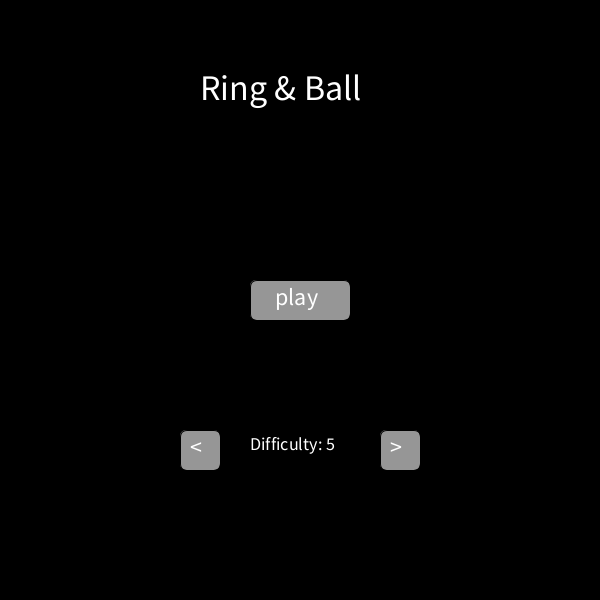
Frame 1 (no input)
Frame 60 (the mouse pressed at the canvas centre just before this capture): identical to frame 1, image omitted
Frame 120 (the mouse held since frame 60 and released just before this capture): blank canvas, image omitted

The Processing sketch that drew this single still picture (run headless with seeded random() and noise(); from frame 60 on, the mouse is pressed at the canvas centre):

// Processing sketch: RingAndBall
// ── RingAndBall.pde
/* Ring and Ball: A simple experimental game
* Click to form a shortly growing ring which can be used push the ball
* Avoid red obstacles
* Get the highest score
*/

Ring ring;
Ball b; 

Obstacle o[] = new Obstacle[10];

//UI buttons
Button playButton;
Button increaseDif;
Button decreaseDif;
Button backToHome;

//how many obstacles
int difficulty = 5;

//counter variables
int score = 0;
int gameCount = 0;

//is the player still alive
boolean isAlive;
//is the player on the home screen
boolean onHomeScreen;
//ensure single clicks on difficulty counter
boolean wasClicked;

void setup() {
  //reset booleans
  isAlive = false;
  onHomeScreen = true;
  wasClicked = false;
  
  //create canvas
  size(600,600);
  background(0);
  
  //create objects
  ring = new Ring();
  b = new Ball();
  for (int i=0; i<o.length; i++) {
    o[i] = new Obstacle();
  }
  playButton = new Button(width/2, height/2, 100, 40, "play");
  increaseDif = new Button(width/2 + 100, height/2 + 150, 40, 40, ">");
  decreaseDif = new Button(width/2 - 100, height/2 + 150, 40, 40, "<");
  backToHome = new Button(width/2, height/2+150, 100, 40, "home");

}

void draw() {
  //if the game is playing
  if (isAlive) {
    background(0);
  
    //show score text
    textSize(18);
    fill(255);
    text(score, 20, 20);
  
    //update the ring
    ring.update();
    //update the ball
    b.update();
  
    //some grace time at the beginning
    if (gameCount > 150) {
      
      for (int i=0; i<difficulty; i++) {
        o[i].update();
      }
      
     //increase the score every 50 frame counts
    if (gameCount % 50 == 0) score++;
    }
  
    gameCount++;
   
  //if the game was ended and is on the "death" screen
  } else if (!onHomeScreen) {
    //show the play and home buttons
    playButton.update();
    backToHome.update();
    
    if (playButton.isPressed()) {
      //reset objects
      b.spawn();
      ring.isShowing = false;
      for (int i=0; i<o.length; i++) {
        o[i].spawn();
      }
      
      //start the game
      isAlive = true;
    }
      
    if (backToHome.isPressed()) {
      //go to home screen
      onHomeScreen = true;
    }
      
    //reset count and score
    gameCount = 0;
    score = 0;
  
  //if on the home screen
  } else {
    //show play and difficulty buttons
    background(0);
    playButton.update();
    increaseDif.update();
    decreaseDif.update();
    //show other UI elements
    textSize(18);
    fill(255);
    text("Difficulty: " + difficulty, width/2 - 50, 150 + height/2);
    textSize(36);
    fill(255);
    text("Ring & Ball", width/2 - 100, 100);
    
    if (playButton.isPressed()) {
      //reset objects
      b.spawn();
      ring.isShowing = false;
      for (int i=0; i<o.length; i++) {
        o[i].spawn();
      }
      //start game
      onHomeScreen = false;
      isAlive = true;
    }
    
    //increase difficulty by one per click (press and release)
    if (increaseDif.isPressed() && difficulty < 10 && !wasClicked) {
      difficulty++;
      wasClicked = true;
    }
    //decrease difficulty by one per click (press and release)
    if (decreaseDif.isPressed() && difficulty > 2 && !wasClicked) {
      difficulty--;
      wasClicked = true;
    }
  }
}

//ensure only one action per click
void mouseReleased() {
  wasClicked = false;
}

// ── Ball.pde
class Ball {
  //position variables
  float x;
  float y;
  
  //velocity variables
  float dx;
  float dy;
  
  //ball radius
  float r = 5;
  
  //velocity loss (deceleration)
  float frictionLoss = 0.95;
  
  Ball() {
    spawn();
  }
  
  //reset ball
  void spawn() {
     x = width/2;
    y = height/2;
    dx = 0;
    dy = 0;
  }
  
  //draw circle
  void show() {
    stroke(0);
    fill(255);
    ellipse(x, y, 2*r, 2*r);
  }
  
  void update() { 
    
    //reduce velocity
    dx *= frictionLoss;
    dy *= frictionLoss;
    
    //bounce off of left and right edges
    if (x - r < 0 || x + r > width) {
      dx = -dx;
    }
    //bounce off of top and bottom edges
    if (y - r < 0 || y + r > height) {
      dy = -dy;
    }
    
    //change position by velocities
    x += dx;
    y += dy;
    
    show();
    
    //check for collision between ring and ball
    if (Math.sqrt((x-ring.x)*(x-ring.x)+(y-ring.y)*(y-ring.y)) <= ring.r + r && ring.isShowing) {
      //have velocity be in the proper direction but proportional to the ring speed
      dx = (x-ring.x) * ring.dr*ring.dr/150;
      dy = (y-ring.y)* ring.dr*ring.dr/150;
    } 
    

  }
  
}

// ── Button.pde
class Button {
  //size variables
  float w;
  float h;
  
  //position variables of center of button
  float x;
  float y;
  
  //button display text
  String text;
  
  Button(float x, float y, float w, float h) {
    this.w = w;
    this.h = h;
    this.x = x;
    this.y = y;
    text = "";
  }
  
  Button(float x, float y, float w, float h, String text) {
    this.w = w;
    this.h = h;
    this.x = x;
    this.y = y;
    this.text = text;
  }
  
  void update() {
    //change color of button on mouse hover
    if (mouseX < x + w/2 && mouseX > x - w/2 && mouseY < y+h/2 && mouseY > y -h/2) {
      fill(100);
    } else {
      fill(150);
    }
    
    //draw a rectangle with conversion of center position to corner position
    rect(x-w/2, y-h/2, w, h, 7);
    textSize(24);
    fill(255);
    text(text, x - w/4, y+5);
  }
  
  //is the mouse in the area of the rectangle and was the mouse pressed
  boolean isPressed() {
    return mouseX < x + w/2 && mouseX > x - w/2 && mouseY < y+h/2 && mouseY > y -h/2 && mousePressed;
  }
}

// ── Obstacle.pde
class Obstacle {
  //position variables
  float x;
  float y;
  
  //radius
  float r = 10;
  
  //velocity variables
  float dx;
  float dy;
      
  Obstacle() {
    spawn();
  }
  
  
  void spawn() {
    //fair randomizer for vertical or horizontal obstacle
    float dir = Math.round(random(-0.5,3.5));

    if ( dir == 0) {
      x = 0;
      y = random(0, height);
      dx = random(1, 15);
      dy = 0;
    } else if ( dir == 1){
      y = 0;
      x = random(0, width);
      dx = 0;
      dy = random(1, 15);
    }  else if ( dir == 2) {
      x = width;
      y = random(0, height);
      dx = -random(1, 15);
      dy = 0;
    } else {
      y = height;
      x = random(0, width);
      dx = 0;
      dy = -random(1, 15);
    }
  }
  
  //draw circle
  void show() {
    stroke(0);
    fill(255,0,0);
    ellipse(x,y,2*r,2*r);
  }
  
  void update() {    
    //change position
    x += dx;
    y += dy;
    
    show();
    
    //respawn if hits an edge
    if (x > width || y > height || x < 0 || y < 0) spawn();
  
    //end game if contacts ball
    if (Math.sqrt((x-b.x)*(x-b.x)+(y-b.y)*(y-b.y)) <= b.r + r) isAlive = false;   
  }
}

// ── Ring.pde
class Ring {
  //position variables
  float x;
  float y;
  
  //radius variables
  float r;
  float dr;
  
  //change in radius loss (decceleration)
  float frictionLoss = 0.88;
  
  //is the ring active and showing
  boolean isShowing;
  
  Ring() {
    isShowing = false;
  }
  
  //draw circle with no fill (ring)
  void show() {
    stroke(255);
    noFill();
    ellipse(x , y, 2*r, 2*r);
  }
  
  void update() {
    if (isShowing) {
      show();
      
      //reduce change in radius
      dr *= frictionLoss;
      //change radius
      r += dr;
      
      //kill ring if it has slowed down enough
      if (dr < 0.5) {
        isShowing = false;
        dr = 0;
        r = 0;
      }
      
    }
    
    //create ring if mouse clicked
    if (mousePressed) {
        x = mouseX;
        y = mouseY;
        r = 0;
        dr = 15;
        isShowing = true;
     }
   
  }
  
}
